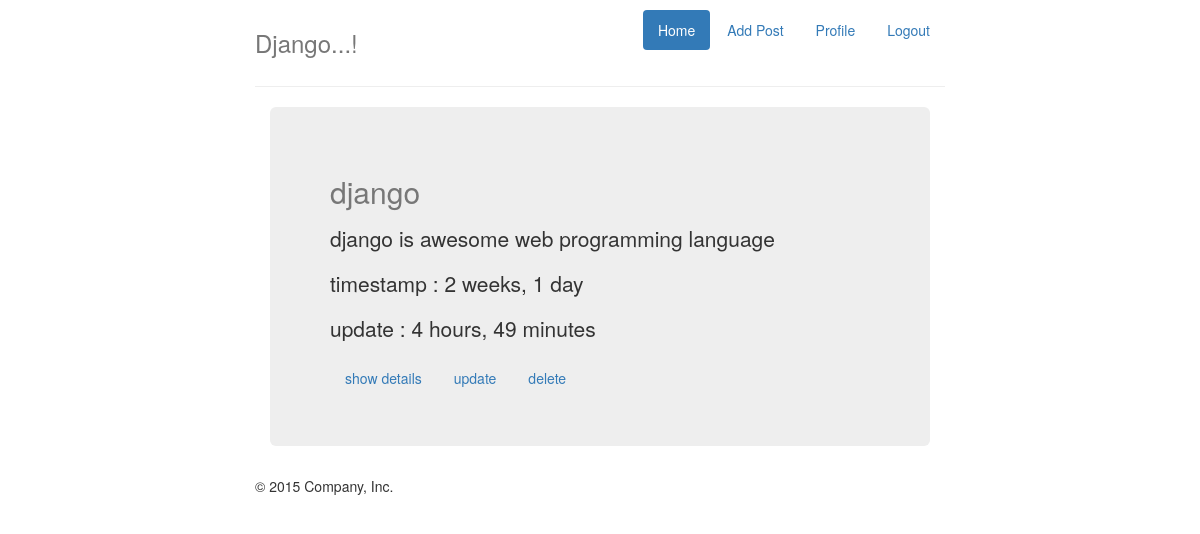
The app's page /post/details/1/ with its own data.
### posts/models.py (models this page shows, shortened)
class Posts(models.Model):
	alphanumeric = RegexValidator(r'^[0-9a-zA-Z_ -]*$', 'Only alphanumeric characters are allowed.')
	title = models.CharField(max_length = 60 , validators = [alphanumeric])
	image = models.FileField(null = True , blank = True)
	content = models.TextField(max_length = 160 , validators = [alphanumeric])
	update = models.DateTimeField(auto_now = True , auto_now_add = False)
	timestamp = models.DateTimeField(auto_now = False , auto_now_add = True)

### posts/views.py (the view)
# urls.py: url(r'^details/(?P<id>\d+)/$',post_details ),
def post_details(request,id=None):
	data = get_object_or_404(Posts,id = id)
	return render(request,"posts/details.html" ,{'post' : data})

### templates/posts/details.html (shortened to what this page needs)
	{% extends "base.html" %}
	{% block content %}
    <div class="container" style="width: 100%;">
      <div class="jumbotron">
        <h2 style="color: #777777;"> {{post.title}}</h2>
        <p> {{post.content|linebreaks}}</p>
        <p>timestamp : {{post.timestamp|timesince}}</p>
        <p>update : {{post.update|timesince}}</p>
        <ul class="nav nav-pills">
          <li role="presentation"><a href="/post/details/{{post.id}}">show details</a></li>
          <li role="presentation"><a href="/post/{{post.id}}/update">update</a></li>
          <li role="presentation"><a href="/post/{{post.id}}/delete">delete</a></li>
        </ul>
      </div>
    </div>
	{% endblock %}

### templates/base.html (shortened to what this page needs)
{% load staticfiles %}
<!DOCTYPE html>
<html lang="en">
  <head>
  	<link rel="stylesheet" href='{% static "bootstrap/css/bootstrap.css" %}'>
  	<link rel="stylesheet" href='{% static "/static/bootstrap/css/bootstrap.min.css" %}'>
  </head>
 <body>
    <div class="container" style="width: 60%; margin-left: 20%;margin-top: 10px;">
      <div class="header clearfix ">
        <nav>
          <ul class="nav nav-pills pull-right">
            <li role="presentation" class="active"><a href="/post">Home</a></li>
            <li role="presentation"><a href="/post/create">Add Post</a></li>
            <li role="presentation"><a href="#">Profile</a></li>
            <li role="presentation"><a href="#">Logout</a></li>
          </ul>
        </nav>
        <h3 class="text-muted"> Django...!</h3>
      </div>
      <hr>
      	{% block content %}
		{% endblock %}
      <footer class="footer">
        <p>&copy; 2015 Company, Inc.</p>
      </footer>
    </div>
  </body>
</html>

### records on screen
Posts: title "django", content "django is awesome web programming language", timestamp "2 weeks, 1 day", update "4 hours, 49 minutes"
